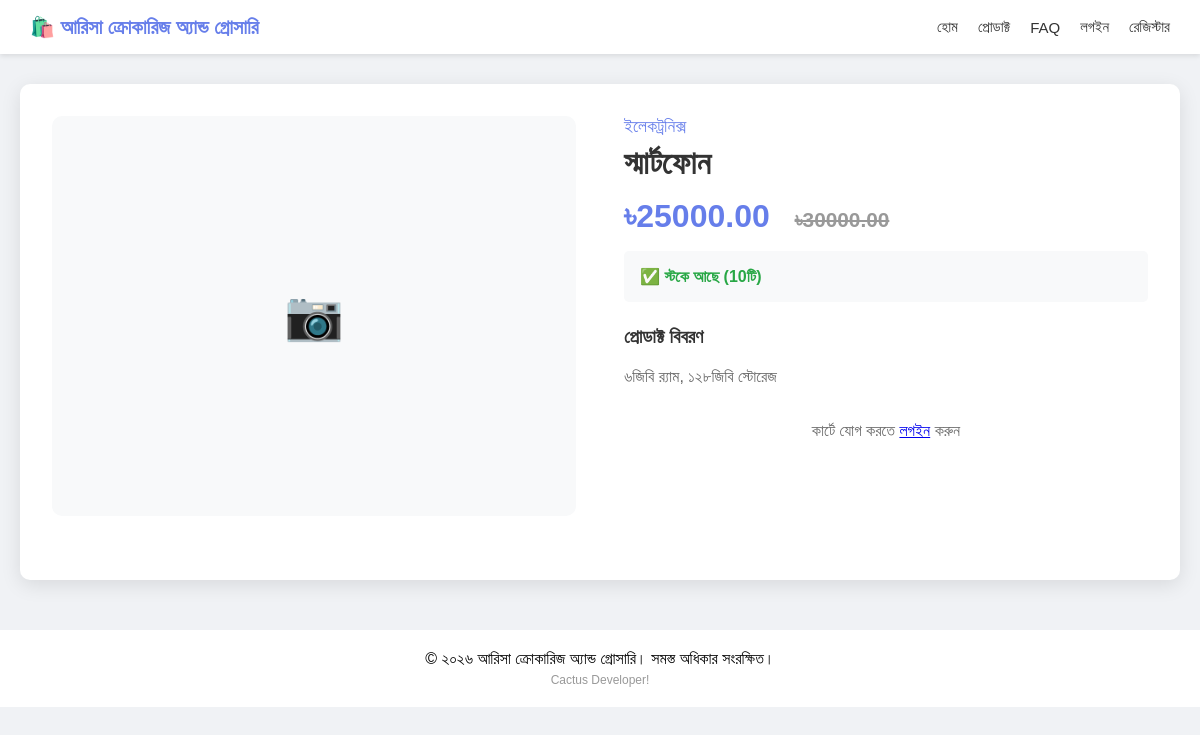
Page /product/1 on the committed database.
### models.py (models this page shows)
class Product(db.Model):
    id = db.Column(db.Integer, primary_key=True)
    name = db.Column(db.String(200), nullable=False)
    description = db.Column(db.Text, nullable=False)
    price = db.Column(db.Float, nullable=False)
    old_price = db.Column(db.Float, default=0)
    category = db.Column(db.String(100))
    stock = db.Column(db.Integer, default=0)
    image = db.Column(db.String(500))
    featured = db.Column(db.Boolean, default=False)
    discount_percent = db.Column(db.Float, default=0)  # কুপন/ডিসকাউন্ট
    created_at = db.Column(db.DateTime, default=datetime.utcnow)
    cart_items = db.relationship('Cart', backref='product', lazy=True)
    order_items = db.relationship('OrderItem', backref='product', lazy=True)
    reviews = db.relationship('Review', backref='product', lazy=True)

### app.py (the view)
@app.route('/product/<int:id>')
def product_detail(id):
    product = Product.query.get_or_404(id)
    related = Product.query.filter_by(category=product.category).filter(Product.id != id).limit(4).all()
    reviews = Review.query.filter_by(product_id=id).order_by(Review.created_at.desc()).all()
    return render_template('product_detail.html', product=product, related=related, reviews=reviews)

### app.py (called while the page is built)
@app.context_processor
def cart_count():
    if current_user.is_authenticated:
        count = Cart.query.filter_by(user_id=current_user.id).count()
        total = sum(item.product.price * item.quantity for item in current_user.cart_items)
        return {'cart_count': count, 'cart_total': total}
    return {'cart_count': 0, 'cart_total': 0}

### templates/product_detail.html (shortened to what this page needs)
{% extends "base.html" %}
{% block content %}
<div class="product-detail">
    <div class="product-grid">
        <div class="product-image">
            {% if product.image %}
                <img src="{{ url_for('static', filename='uploads/' + product.image) }}" alt="{{ product.name }}" style="width:100%; height:100%; object-fit:cover;">
            {% else %}
                <span style="font-size: 3rem;">📷</span>
            {% endif %}
        </div>
        <div class="product-info">
            <div class="product-category">{{ product.category }}</div>
            <h1>{{ product.name }}</h1>
            <div class="product-price">
                ৳{{ "%.2f"|format(product.price) }}
                {% if product.old_price and product.old_price > product.price %}
                    <span class="old-price">৳{{ "%.2f"|format(product.old_price) }}</span>
                {% endif %}
            </div>
            <div class="stock-info">
                {% if product.stock > 0 %}
                    <span class="in-stock">✅ স্টকে আছে ({{ product.stock }}টি)</span>
                {% else %}
                    <span class="out-of-stock">❌ স্টক শেষ</span>
                {% endif %}
            </div>
            <div class="description">
                <h3>প্রোডাক্ট বিবরণ</h3>
                <p>{{ product.description }}</p>
            </div>
            {% if product.stock > 0 %}
                {% if current_user.is_authenticated %}
                    <form action="/add-to-cart/{{ product.id }}" method="get">
                        <div class="quantity-selector">
                            <label>পরিমাণ:</label>
                            <input type="number" name="quantity" value="1" min="1" max="{{ product.stock }}">
                        </div>
                        <button type="submit" class="btn-add-to-cart">🛒 কার্টে যোগ করুন</button>
                    </form>
                {% else %}
                    <p style="text-align: center; color: #666;">কার্টে যোগ করতে <a href="/login">লগইন</a> করুন</p>
                {% endif %}
            {% else %}
                <button class="btn-add-to-cart" disabled>স্টক শেষ</button>
            {% endif %}
        </div>
    </div>
</div>
{% endblock %}

### templates/base.html (style rules this page uses)
* { margin: 0; padding: 0; box-sizing: border-box; }
body { font-family: Arial, sans-serif; background: #f0f2f5; }

### templates/product_detail.html (style rules this page uses)
.product-detail { background: white; border-radius: 10px; padding: 2rem; box-shadow: 0 5px 20px rgba(0,0,0,0.1); margin-bottom: 3rem; }
.product-grid { display: grid; grid-template-columns: 1fr 1fr; gap: 3rem; margin-bottom: 2rem; }
.product-image { width: 100%; height: 400px; background: #f8f9fa; border-radius: 10px; display: flex; align-items: center; justify-content: center; color: #999; }
.product-info h1 { color: #333; margin-bottom: 1rem; }
.product-category { color: #667eea; font-size: 1.1rem; margin-bottom: 0.5rem; }
.product-price { font-size: 2rem; color: #667eea; font-weight: bold; margin-bottom: 1rem; }
.old-price { color: #999; text-decoration: line-through; font-size: 1.3rem; margin-left: 1rem; }
.stock-info { padding: 1rem; background: #f8f9fa; border-radius: 5px; margin-bottom: 1.5rem; }
.in-stock { color: #28a745; font-weight: bold; }
.description { margin-bottom: 2rem; }
.description h3 { color: #333; margin-bottom: 1rem; }
.description p { color: #666; line-height: 1.6; }

### rows in the picture
Product: category "ইলেকট্রনিক্স", name "স্মার্টফোন", price "25000.00", old_price "30000.00", stock "10", description "৬জিবি র‍্যাম, ১২৮জিবি স্টোরেজ"
